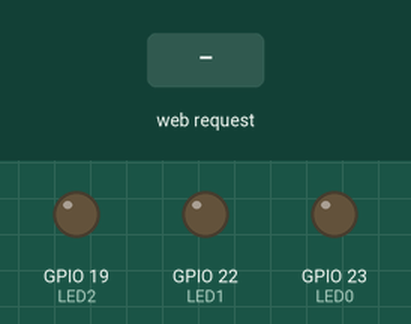
This sketch was run on a simulated ESP32. Parts: output pins drawn as LEDs (lit = HIGH). The test bench sets the inputs (shaded band). WiFi joins after 1.5 s; servers stay silent unless stated; what the sketch prints to the serial monitor is not drawn.

Above: at 3.2 s.
3.3 s: HTTP request GET /?LED0=ON received
At 4.5 s:
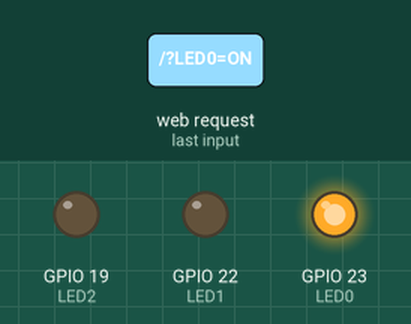
4.8 s: HTTP request GET /?LED1=ON received
At 5.7 s:
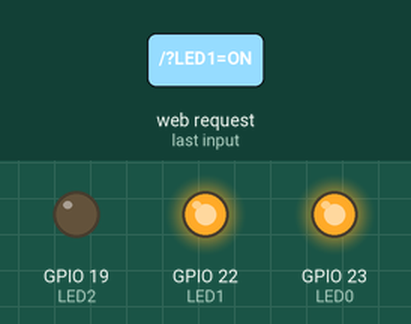
6.3 s: HTTP request GET /?LED0=OFF received
At 6.9 s:
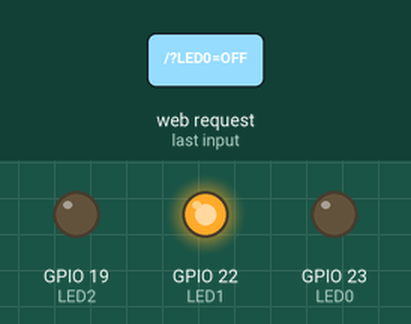
7.8 s: HTTP request GET /?LED2=ON received
At 9.0 s:
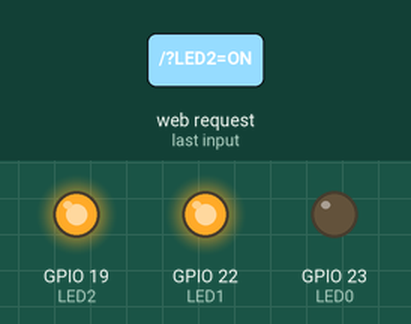
9.3 s: HTTP request GET /?LED1=OFF received
At 10.4 s:
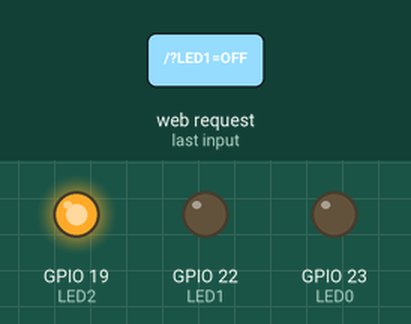
10.8 s: HTTP request GET /?LED2=OFF received
At 11.5 s:
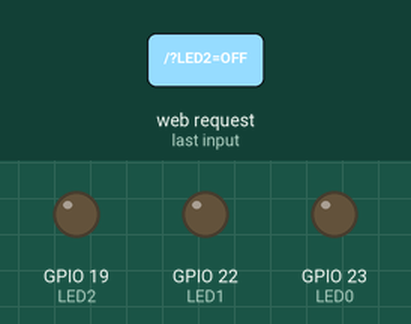
Timing chart, 0 to 13.3 s (numbered marks = the images above; inputs shaded):
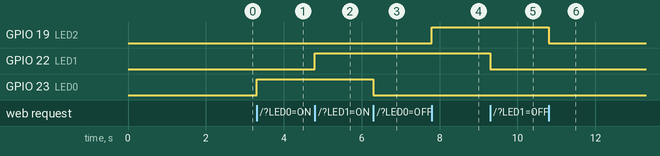

Measured:
- after the input at 3.3 s, GPIO 23 (LED0): LOW → HIGH at once
- after the input at 4.8 s, GPIO 22 (LED1): LOW → HIGH at once
- after the input at 6.3 s, GPIO 23 (LED0): HIGH → LOW at once
- after the input at 7.8 s, GPIO 19 (LED2): LOW → HIGH at once
- after the input at 9.3 s, GPIO 22 (LED1): HIGH → LOW at once
- after the input at 10.8 s, GPIO 19 (LED2): HIGH → LOW at once

The sketch:

sketch_oct31a.ino
```cpp
#include "WiFi.h"

#define LED0 23   // LED 1 connected to GPIO 23
#define LED1 22   // LED 2 connected to GPIO 22
#define LED2 19   // LED 3 connected to GPIO 19

// Local Wi-Fi credentials
const char* ssid = "YOUR_WIFI_SSID";
const char* password = "YOUR_WIFI_PASSWORD";

// Start the web server on port 80 (HTTP default)
WiFiServer server(80);

// HTML page content
String html = R"rawliteral(
<!DOCTYPE html>
<html>
<head>
<title>ESP32 LED Control</title>
<meta name="viewport" content="width=device-width, initial-scale=1">
<style>
  body { font-family: Arial; text-align: center; background-color: #f4f4f4; }
  h1, h2 { color: #333; }
  button {
    width: 140px; height: 45px; margin: 8px;
    font-size: 16px; border-radius: 10px; border: none; cursor: pointer;
  }
  .on { background-color: #4CAF50; color: white; }
  .off { background-color: #f44336; color: white; }
  .auto { background-color: #2196F3; color: white; }
</style>
</head>
<body>
  <h1>ESP32 DevKitC LED Control</h1>
  <h2>Control 3 LEDs from Web Page</h2>
  <form>
    <button class="on" name="LED0" value="ON" type="submit">LED0 ON</button>
    <button class="off" name="LED0" value="OFF" type="submit">LED0 OFF</button><br><br>
    <button class="on" name="LED1" value="ON" type="submit">LED1 ON</button>
    <button class="off" name="LED1" value="OFF" type="submit">LED1 OFF</button><br><br>
    <button class="on" name="LED2" value="ON" type="submit">LED2 ON</button>
    <button class="off" name="LED2" value="OFF" type="submit">LED2 OFF</button><br><br>
    <button class="off" name="ALL" value="OFF" type="submit">ALL OFF</button><br><br>
    <button class="auto" name="AUTO" value="ON" type="submit">TRAFFIC LIGHT</button>
  </form>
</body>
</html>
)rawliteral";

// Function to connect to Wi-Fi
void Connect_WiFi() {
  Serial.print("Connecting to WiFi...");
  WiFi.begin(ssid, password);
  while (WiFi.status() != WL_CONNECTED) {
    delay(1000);
    Serial.print(".");
  }
  Serial.println("\nWiFi connected!");
  Serial.print("IP Address: ");
  Serial.println(WiFi.localIP());
}

// Setup function
void setup() {
  Serial.begin(115200);

  // Configure LED pins as outputs
  pinMode(LED0, OUTPUT);
  pinMode(LED1, OUTPUT);
  pinMode(LED2, OUTPUT);
  digitalWrite(LED0, LOW);
  digitalWrite(LED1, LOW);
  digitalWrite(LED2, LOW);

  // Connect to Wi-Fi and start server
  Connect_WiFi();
  server.begin();
  Serial.println("Web server started!");
}

// Function for traffic light sequence
void trafficLight() {
  Serial.println("Starting Traffic Light Sequence...");
  for (int i = 0; i < 3; i++) { // run sequence 3 times
    digitalWrite(LED0, HIGH); // Red
    Serial.println("Red ON");
    delay(2000);
    digitalWrite(LED0, LOW);

    digitalWrite(LED1, HIGH); // Yellow
    Serial.println("Yellow ON");
    delay(1000);
    digitalWrite(LED1, LOW);

    digitalWrite(LED2, HIGH); // Green
    Serial.println("Green ON");
    delay(2000);
    digitalWrite(LED2, LOW);
  }
  Serial.println("Traffic Light Sequence Complete.");
}

// Main loop
void loop() {
  WiFiClient client = server.available(); // Wait for a client to connect
  if (!client) return;

  Serial.println("New client connected.");
  String request = client.readStringUntil('\r');
  client.flush();

  // Check for LED control requests
  if (request.indexOf("LED0=ON") != -1) { digitalWrite(LED0, HIGH); Serial.println("LED0 ON"); }
  if (request.indexOf("LED0=OFF") != -1) { digitalWrite(LED0, LOW); Serial.println("LED0 OFF"); }

  if (request.indexOf("LED1=ON") != -1) { digitalWrite(LED1, HIGH); Serial.println("LED1 ON"); }
  if (request.indexOf("LED1=OFF") != -1) { digitalWrite(LED1, LOW); Serial.println("LED1 OFF"); }

  if (request.indexOf("LED2=ON") != -1) { digitalWrite(LED2, HIGH); Serial.println("LED2 ON"); }
  if (request.indexOf("LED2=OFF") != -1) { digitalWrite(LED2, LOW); Serial.println("LED2 OFF"); }

  // OFF ALL LEDs
  if (request.indexOf("ALL=OFF") != -1) {
    digitalWrite(LED0, LOW);
    digitalWrite(LED1, LOW);
    digitalWrite(LED2, LOW);
    Serial.println("ALL LEDs OFF");
  }

  // Automatic traffic light mode
  if (request.indexOf("AUTO=ON") != -1) {
    trafficLight();
  }

  // Send HTML page to client
  client.println("HTTP/1.1 200 OK");
  client.println("Content-type:text/html");
  client.println();
  client.print(html);
  client.println();

  delay(1);
  client.stop();
  Serial.println("Client disconnected.");
}
```
